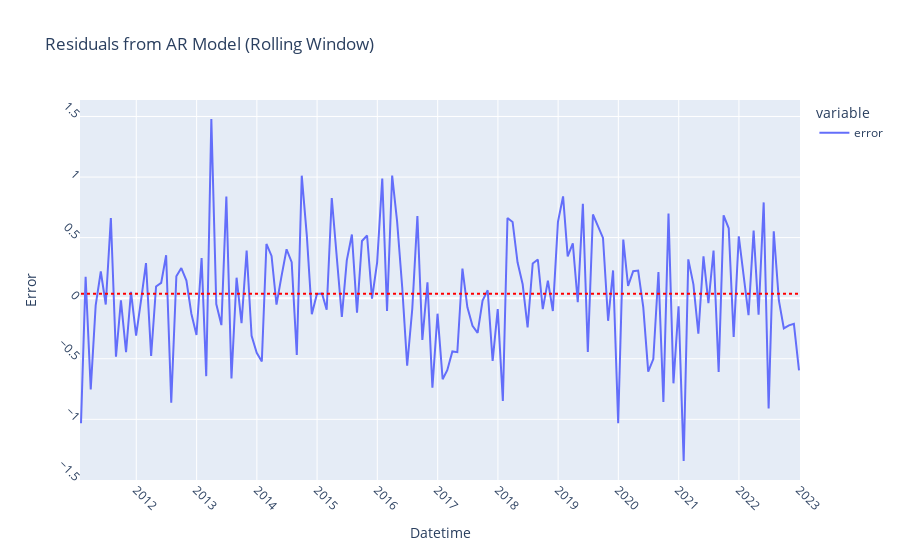

Here is the notebook cell this chart was saved with:
### Markdown cell above
#### Rolling Forecast Origin (Rolling Window)

##### Predict 1 month in advance each time:

Train on months 1, 2, ..., k - 3 -> predict month k - 2

Train on months 1, 2, ..., k - 3, k - 2 -> predict month k - 1

Train on months 1, 2, ..., k - 3, k - 2, k - 1 -> predict month k

...

##### Average all predictions

### Code cell
# create the model
predictions_rolling = pd.Series(dtype='float64')
start = time()
for end_date in test_data.index:
    train_data = df_monthly_mean_temp[:end_date - timedelta(days=1)]
    model = ARIMA(train_data, order=(12, 0, 0))
    model_fit = model.fit()
    pred = model_fit.predict(end_date)
    predictions_rolling.loc[end_date] = pred.loc[end_date]
end = time()
print(f"Model Fitting Time: {end - start}")
residuals_rolling = test_data - predictions_rolling

# print(residuals_rolling)

# Plot residuals
fig_resid_rolling = px.line(residuals_rolling, labels={residuals_rolling.index.name: 'Datetime', 'value': 'Error'}, title='Residuals from AR Model (Rolling Window)')
fig_resid_rolling.update_xaxes(dtick='M12', tickangle=45)
fig_resid_rolling.update_yaxes(dtick=0.5, tickangle=45)
fig_resid_rolling.update_traces(name='error', hovertemplate='Datetime: %{x}<br>Error: %{y}')

# add the mean line
mean_error_rolling = np.mean(residuals_rolling)
fig_resid_rolling.add_shape(
    type="line",
    x0=residuals_rolling.index[0],
    y0=mean_error_rolling,
    x1=residuals_rolling.index[-1],
    y1=mean_error_rolling,
    line=dict(color="red", dash="dot"),
)
fig_resid_rolling.show()

### Figure 1 — Plotly figure (JSON) as saved in the notebook; plotly's stock layout.template omitted (floating-point values rounded to 4 significant figures; data arrays with more than 128 entries replaced by an {"elided": "..."} marker saying what was removed)
{"data": [{"hovertemplate": "Datetime: %{x}<br>Error: %{y}", "legendgroup": "0", "line": {"color": "#636efa", "dash": "solid"}, "marker": {"symbol": "circle"}, "mode": "lines", "name": "error", "orientation": "v", "showlegend": true, "type": "scatter", "x": {"elided": "144 str values"}, "xaxis": "x", "y": {"elided": "144 float values"}, "yaxis": "y"}], "layout": {"legend": {"title": {"text": "variable"}, "tracegroupgap": 0}, "shapes": [{"line": {"color": "red", "dash": "dot"}, "type": "line", "x0": "2011-01-31T00:00:00", "x1": "2022-12-31T00:00:00", "y0": 0.03741, "y1": 0.03741}], "title": {"text": "Residuals from AR Model (Rolling Window)"}, "xaxis": {"anchor": "y", "domain": [0, 1], "dtick": "M12", "tickangle": 45, "title": {"text": "Datetime"}}, "yaxis": {"anchor": "x", "domain": [0, 1], "dtick": 0.5, "tickangle": 45, "title": {"text": "Error"}}}}
